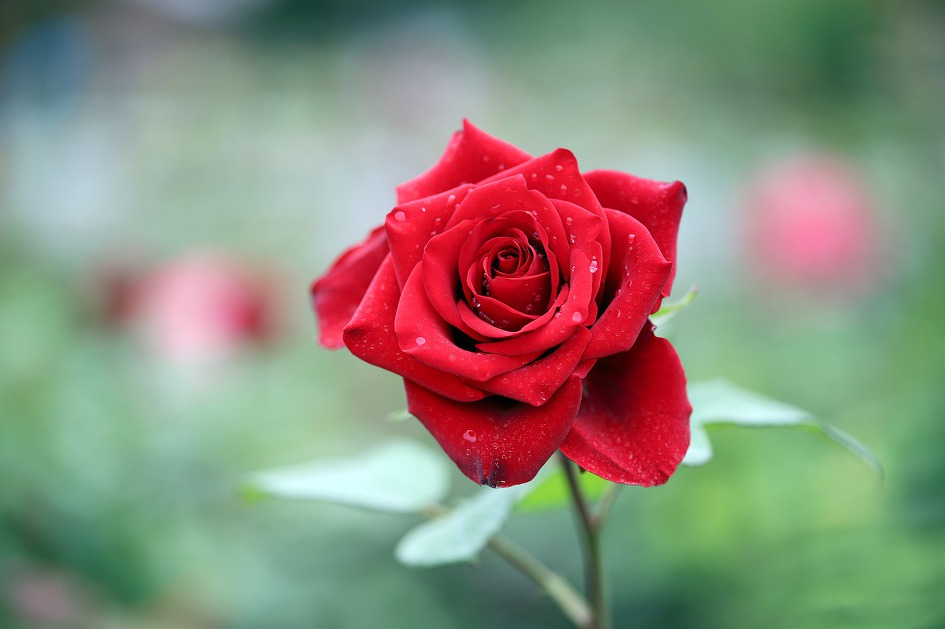
#> input picture work/0524/image/1.jpg, 945 x 629 px; its folder holds only this picture in this run
$ python test1.py
#> lines starting #> are read from the running program, lines starting #| are printed output that depends on the picture
import random
import os
from PIL import Image, ImageEnhance # pip install Pillow

# 새로 만들 이미지 개수 설정
num_augmented_img = 70

# 원본 사진 경로
file_path = "./image"

# 위의 폴더 내부에 있는 이미지 이름의 배열이 저장 되는 형태
file_name = os.listdir(file_path)
# print(file_name)

# file_name 길이를 가져온다.
total_origin_image_run = len(file_name)
print("total image number >>", total_origin_image_run)

augment_cnt = 1

for i in range(1, num_augmented_img+1):
    change_picture_index = random.randint(0, total_origin_image_run-1)
    file_names = file_name[change_picture_index]
    # print(file_names)

    os.makedirs("./custom_image", exist_ok=True)
    origin_image_path = "./image/" + file_names

    image = Image.open(origin_image_path)
#> image is the input picture: PIL image 945x629 RGB; mean R, G, B 140.2, 138.9, 123.3

    random_augment = random.randrange(1, 7)
    # print(random_augment)

    if(random_augment == 1): # 좌우반전
        inverted_image = image.transpose(Image.FLIP_LEFT_RIGHT)
        inverted_image.save("./custom_image/" + "inverted_" + str(augment_cnt) + ".png")
    elif(random_augment == 2): # -20도 ~ 20도 회전
        rotated_image = image.rotate(random.randrange(-20, 20))
        rotated_image.save("./custom_image/" + "rotated_" + str(augment_cnt) + ".png")
    elif(random_augment == 3): # 리사이즈
        resized_image = image.resize(size=(224, 224))
        resized_image.save("./custom_image/" + "resized_" + str(augment_cnt) + ".png")
    elif(random_augment == 4): # 밝기 조정
        brightness_enhancer = ImageEnhance.Brightness(image)
        brighter_image = brightness_enhancer.enhance(factor=random.uniform(0.3, 1.5))
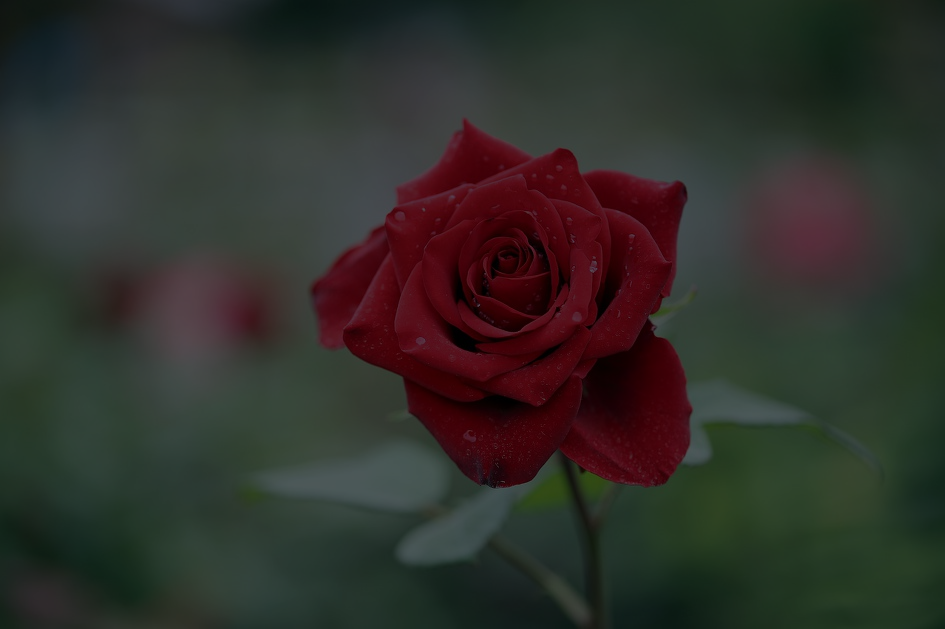
#> brighter_image: PIL image 945x629 RGB; mean R, G, B 48.4, 47.9, 42.5
        brighter_image.save("./custom_image/" + "brightness_" + str(augment_cnt) + ".png")
    elif(random_augment == 5): # 이미지 색상 균형 조정
        changecolor_enhancer = ImageEnhance.Color(image)
        chcolor_image = changecolor_enhancer.enhance(factor=random.uniform(0.3, 1.5))
        chcolor_image.save("./custom_image/" + "chcolor_" + str(augment_cnt) + ".png")
    elif(random_augment == 6): # 대비조정 0.5 ~ 1.5
        contrast_enhancer = ImageEnhance.Contrast(image)
        contrast_image = contrast_enhancer.enhance(factor=random.uniform(0.5, 1.5))
        contrast_image.save("./custom_image/" + "contrast_" + str(augment_cnt) + ".png")
    augment_cnt += 1
